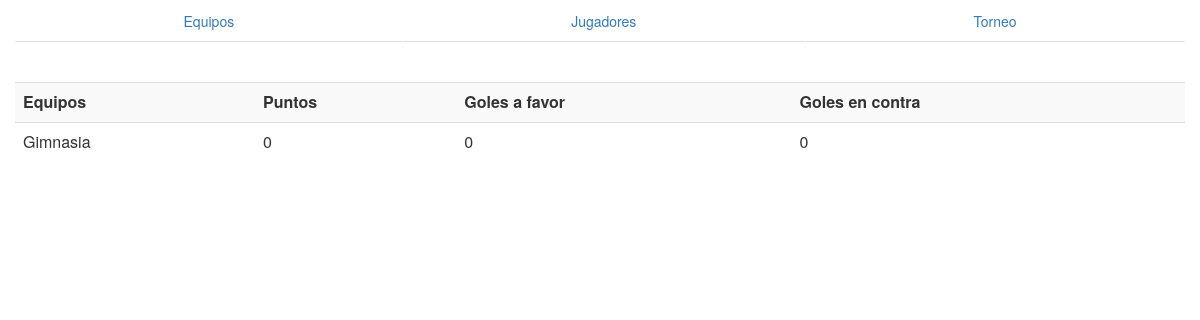
Page /torneos/ on the earlier database version.
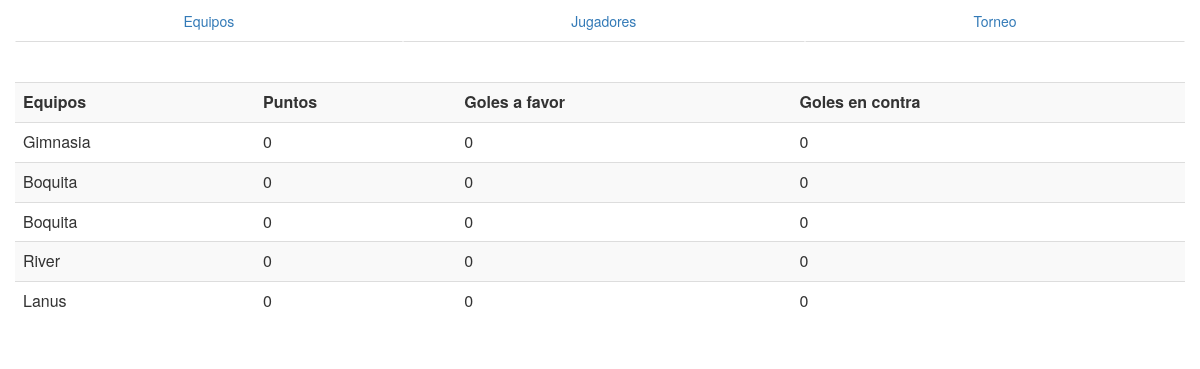
Same page on the later database version.
### futbol/models.py (models this page shows)
class Equipo(models.Model):
    nombre = models.CharField(max_length=50, unique=True)

### futbol/views.py (the view)
# urls.py: url(r'^torneos/$', torneos, name='torneos')
def torneos(request):
    torneo = Torneo.tabla('asd')
    print(torneo)
    return render(request, 'futbol/torneos.html', {'torneo': torneo})

### futbol/models.py (called while the page is built, shortened)
    def __puntos(equipo):
        partidos = Partido.objects.filter(models.Q(equipo1 = equipo) | models.Q(equipo2 = equipo))
        goles_favor = goles_contra = puntos = 0
        return {'nombre': equipo.nombre, 'goles_favor': goles_favor, 'goles_contra': goles_contra, 'puntos': puntos }

    def tabla(torneo):
        equipos = Equipo.objects.all()
        torneo=[]
        for equipo in equipos:
            torneo.append(Torneo.__puntos(equipo))
        return torneo

### templates/futbol/torneos.html (shortened to what this page needs)
{% extends 'futbol/base.html' %}
{% block content %}
<div class="table-responcive">
    <table class='table table-striped'>
        <tr>
            <td><b>Equipos</b></td>
            <td><b>Puntos</b></td>
            <td><b>Goles a favor</b></td>
            <td><b>Goles en contra</b></td>
        </tr>
        {% for equipo in torneo  %}
            <tr>
                <td>{{equipo.nombre}} </td>
                <td>{{equipo.puntos}}</td>
                <td>{{equipo.goles_favor}}</td>
                <td>{{equipo.goles_contra}}</td>
            </tr>
        {% endfor %}
    </table>
</div>
{% endblock %}

Differences in the rows shown:
added Equipo: nombre "Boquita"
added Equipo: nombre "Boquita"
added Equipo: nombre "River"
added Equipo: nombre "Lanus"
Other differences:
new list line: "0 0 0"
